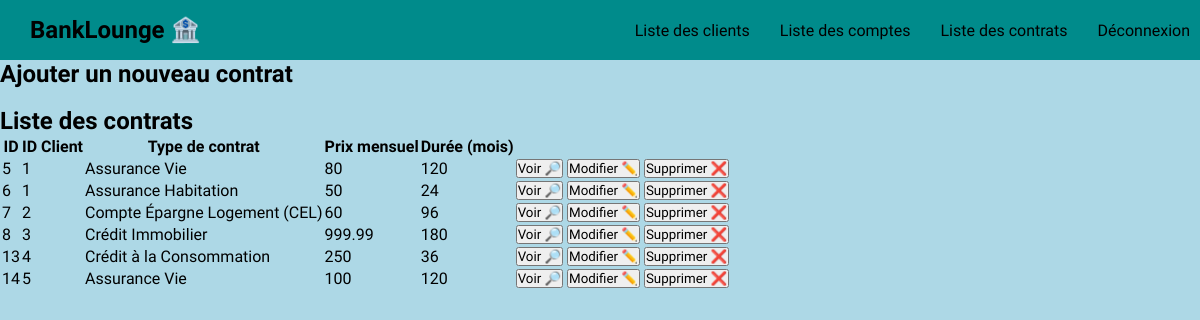
The page /?action=contract-list (signed in) on the database its author committed.
### tables this page shows
CREATE TABLE `contracts` (
  `contract_id` int(11) NOT NULL AUTO_INCREMENT,
  `contract_type` enum('Assurance Vie','Assurance Habitation','Crédit Immobilier','Crédit à la Consommation','Compte Épargne Logement (CEL)') NOT NULL,
  `contract_price` double(6,2) NOT NULL,
  `contract_duration` int(11) NOT NULL CHECK (`contract_price` > 0),
  `contract_userId` int(11) NOT NULL,
  PRIMARY KEY (`contract_id`),
  KEY `fk_contract_user` (`contract_userId`),
  CONSTRAINT `fk_contract_user` FOREIGN KEY (`contract_userId`) REFERENCES `users` (`user_id`) ON DELETE CASCADE ON UPDATE CASCADE
);

### controllers/ContractController.php (called while the page is built, shortened)
<?php
require_once __DIR__ . '/../models/repositories/ContractRepository.php';
require_once __DIR__ . '/../models/Contract.php';
require_once __DIR__ . '/../lib/utils.php';
class ContractController {
    private ContractRepository $contractRepo;
    public function __construct() {
        $this->contractRepo = new ContractRepository();
    }
    public function home() {
        $contracts = $this->contractRepo->getContracts();
        require_once __DIR__ . '/../views/contract/list.php';
    }
}

### models/repositories/ContractRepository.php (called while the page is built, shortened)
<?php
require_once __DIR__ . '/../Contract.php';
require_once __DIR__ . '/../../lib/database.php';
require_once __DIR__ . '/../../lib/utils.php';
class ContractRepository {
    public DatabaseConnection $connection;
    public function __construct() {
        $this->connection = new DatabaseConnection();
    }
    public function getContracts(?int $id = null): ?array {
        if ($id !== null) {
            $statement = $this->connection->getConnection()->prepare('SELECT * FROM contracts WHERE contract_userId = :id');
            $statement->execute([':id' => $id]);
        } else {
            $statement = $this->connection->getConnection()->query('SELECT * FROM contracts');
        }
        $result = $statement->fetchAll();
        $contracts = [];
        foreach($result as $row) {
            $contract = new Contract(EnumContract::toEnum($row['contract_type']), $row['contract_price'], $row['contract_duration'], $row['contract_userId']);
            $contract->setId($row['contract_id']);
            $contracts[] = $contract;
        }
        return $contracts;
    }
}

### lib/database.php (called while the page is built)
<?php
class DatabaseConnection {
    public ?\PDO $db = null;
    public function getConnection(): PDO {
        if ($this->db == null) {
            $host = 'localhost';
            $dbname = 'mvc-banks';
            $username = 'root';
            $password = '';
            $charset = 'utf8mb4';
            $dsn = "mysql:host=$host;dbname=$dbname;charset=$charset";
            $options = [
                PDO::ATTR_ERRMODE => PDO::ERRMODE_EXCEPTION,
                PDO::ATTR_DEFAULT_FETCH_MODE => PDO::FETCH_ASSOC
            ];
            try {
                $this->db = new PDO($dsn, $username, $password, $options);
            } catch (PDOException $e) {
                die('Erreur de connexion à la base de données : ' . $e->getMessage());
            }
        }
        return $this->db;
    }
}

### lib/utils.php (called while the page is built, shortened)
<?php
    enum EnumContract {
        public function toString(): string {
            return match($this) {
                self::assurance_vie => "Assurance Vie",
                self::assurance_hab => "Assurance Habitation",
                self::credit_immo => "Crédit Immobilier",
                self::credit_conso => "Crédit à la Consommation",
                self::cel => "Compte Épargne Logement (CEL)"
            };
        }
        public static function toEnum(string $typeC): EnumContract {
            return match($typeC) {
                "Assurance Vie" => self::assurance_vie,
                "Assurance Habitation" => self::assurance_hab,
                "Crédit Immobilier" => self::credit_immo,
                "Crédit à la Consommation" => self::credit_conso,
                "Compte Épargne Logement (CEL)" => self::cel,
                default => throw new InvalidArgumentException("Contrat invalide: $typeC")
            };
        }
    }
?>

### models/Contract.php (called while the page is built, shortened)
<?php
require_once __DIR__ . '/../lib/database.php';
require_once __DIR__ . '/../lib/utils.php';
class Contract {
    private ?int $id;
    private EnumContract $typeContract;
    private float $price;
    private int $duration;
    private int $userId;
    public function __construct(EnumContract $typeC, float $price, int $duration, ?int $userId) {
        $this->id = null;
    }
    public function getId(): int {
        return $this->id;
    }
    public function getTypeContract(): string {
        return $this->typeContract->toString();
    }
    public function getPrice(): float {
        return $this->price;
    }
    public function getDuration(): int {
        return $this->duration;
    }
    public function getUserId(): int {
        return $this->userId;
    }
    public function setId(?int $id): void {
        $this->id = $id;
    }
    public function setTypeContract(EnumContract $typeC): void {
        $this->typeContract = $typeC;
    }
    public function setPrice(float $price): void {
        $this->price = $price;
    }
    public function setDuration(int $duration): void {
        $this->duration = $duration;
    }
    public function setUserId(?int $userId): void {
        $this->userId = $userId;
    }
}

### views/contract/list.php (the view, shortened to what this page needs)
<?php require_once __DIR__ . '/../templates/header.php'; ?>
            <section>
                <h1><a href="?action=contract-create">Ajouter un nouveau contrat</a></h1> <br>
                <h1>Liste des contrats</h1>
                <table>
                    <thead>
                        <tr>
                            <th>ID</th>
                            <th>ID Client</th>
                            <th>Type de contrat</th>
                            <th>Prix mensuel</th>
                            <th>Durée (mois)</th>
                        </tr>
                    </thead>
                    <tbody>
                        <?php foreach($contracts as $contract): ?>
                        <tr>
                            <td><?= $contract->getId(); ?></td>
                            <td><?= $contract->getUserId(); ?></td>
                            <td><?= $contract->getTypeContract(); ?></td>
                            <td><?= $contract->getPrice(); ?></td>
                            <td><?= $contract->getDuration(); ?></td>
                            <td class="list-options">
                                <button id="view"><a href="?action=contract-view&id=<?= $contract->getId() ?>">Voir 🔎</a></button>
                                <button id="edit"><a href="?action=contract-edit&id=<?= $contract->getId() ?>">Modifier ✏️</a></button>
                                <button id="delete"><a onclick="return confirm('Voulez-vous supprimer ce contrat?');" href="?action=contract-delete&id=<?= $contract->getId() ?>">Supprimer ❌</a></button>
                            </td>
                        </tr>
                        <?php endforeach; ?>
                    </tbody>
                </table>
            </section>

### styles/style.css (style rules this page uses)
* { margin: 0; padding: 0; font-family: "Cabin"; box-sizing: border-box; }
a { color: black; text-decoration: none; }
section { height: 100vh; background-color: lightblue; }

### rows shown on the page
contracts: contract_id "5", contract_userId "1", TypeContract "Assurance Vie", contract_price "80", contract_duration "120"
contracts: contract_id "6", contract_userId "1", TypeContract "Assurance Habitation", contract_price "50", contract_duration "24"
contracts: contract_id "7", contract_userId "2", TypeContract "Compte Épargne Logement (CEL)", contract_price "60", contract_duration "96"
contracts: contract_id "8", contract_userId "3", TypeContract "Crédit Immobilier", contract_price "999.99", contract_duration "180"
contracts: contract_id "13", contract_userId "4", TypeContract "Crédit à la Consommation", contract_price "250", contract_duration "36"
contracts: contract_id "14", contract_userId "5", TypeContract "Assurance Vie", contract_price "100", contract_duration "120"
